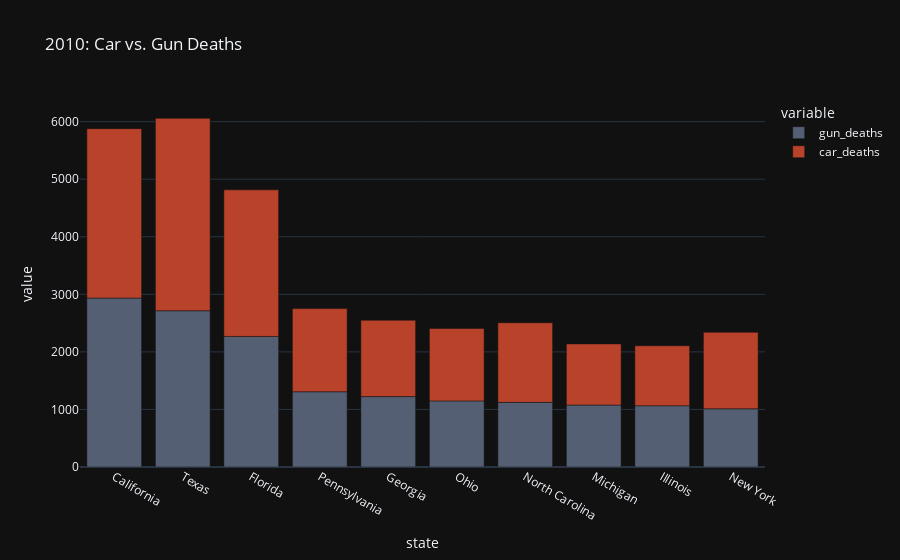

This figure's notebook cell:
### Code cell
px.bar(gun_v_car_df.query("y == 2010").sort_values("gun_deaths", ascending=False).head(10),
       x="state", y=["gun_deaths", "car_deaths"],
       color_discrete_map=COLOR_MAP_TYPE,
       title="2010: Car vs. Gun Deaths")

### Figure 1 — Plotly figure (JSON) as saved in the notebook; plotly's stock layout.template omitted (floating-point values rounded to 4 significant figures)
{"data": [{"alignmentgroup": "True", "hovertemplate": "variable=gun_deaths<br>state=%{x}<br>value=%{y}<extra></extra>", "legendgroup": "gun_deaths", "marker": {"color": "#555f73", "pattern": {"shape": ""}}, "name": "gun_deaths", "offsetgroup": "gun_deaths", "orientation": "v", "showlegend": true, "textposition": "auto", "x": ["California", "Texas", "Florida", "Pennsylvania", "Georgia", "Ohio", "North Carolina", "Michigan", "Illinois", "New York"], "xaxis": "x", "y": [2935, 2714, 2268, 1307, 1223, 1148, 1123, 1076, 1064, 1011], "yaxis": "y", "type": "bar"}, {"alignmentgroup": "True", "hovertemplate": "variable=car_deaths<br>state=%{x}<br>value=%{y}<extra></extra>", "legendgroup": "car_deaths", "marker": {"color": "#b8422a", "pattern": {"shape": ""}}, "name": "car_deaths", "offsetgroup": "car_deaths", "orientation": "v", "showlegend": true, "textposition": "auto", "x": ["California", "Texas", "Florida", "Pennsylvania", "Georgia", "Ohio", "North Carolina", "Michigan", "Illinois", "New York"], "xaxis": "x", "y": [2943, 3343, 2547, 1445, 1327, 1259, 1383, 1063, 1042, 1330], "yaxis": "y", "type": "bar"}], "layout": {"xaxis": {"anchor": "y", "domain": [0.0, 1.0], "title": {"text": "state"}}, "yaxis": {"anchor": "x", "domain": [0.0, 1.0], "title": {"text": "value"}}, "legend": {"title": {"text": "variable"}, "tracegroupgap": 0}, "title": {"text": "2010: Car vs. Gun Deaths"}, "barmode": "relative"}}
